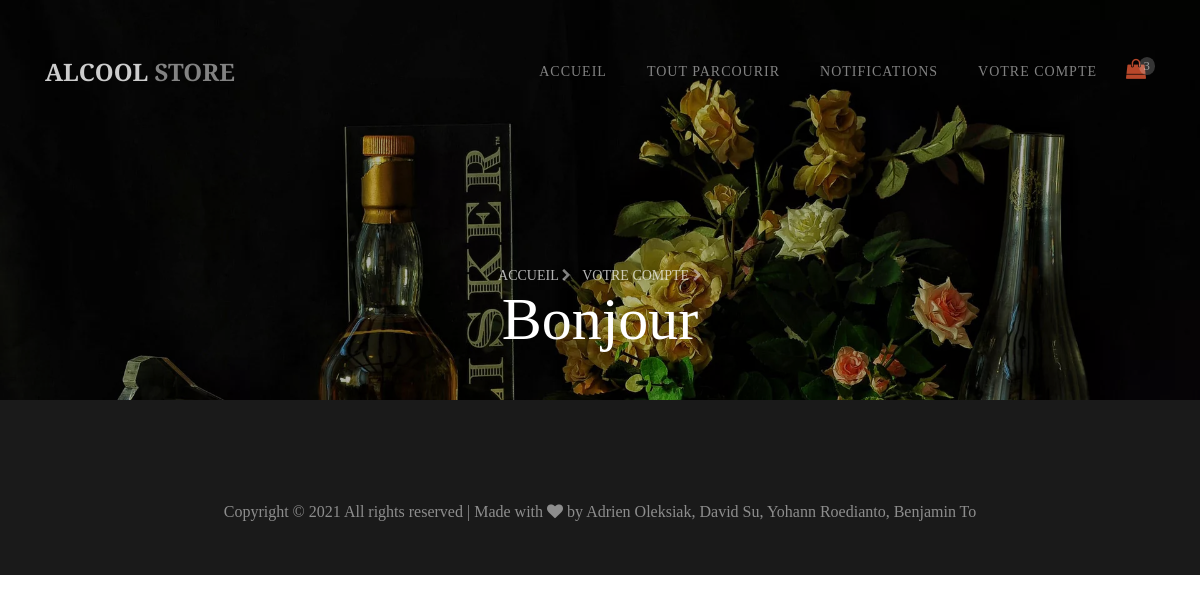
The page /compte.php on the database as committed earlier.
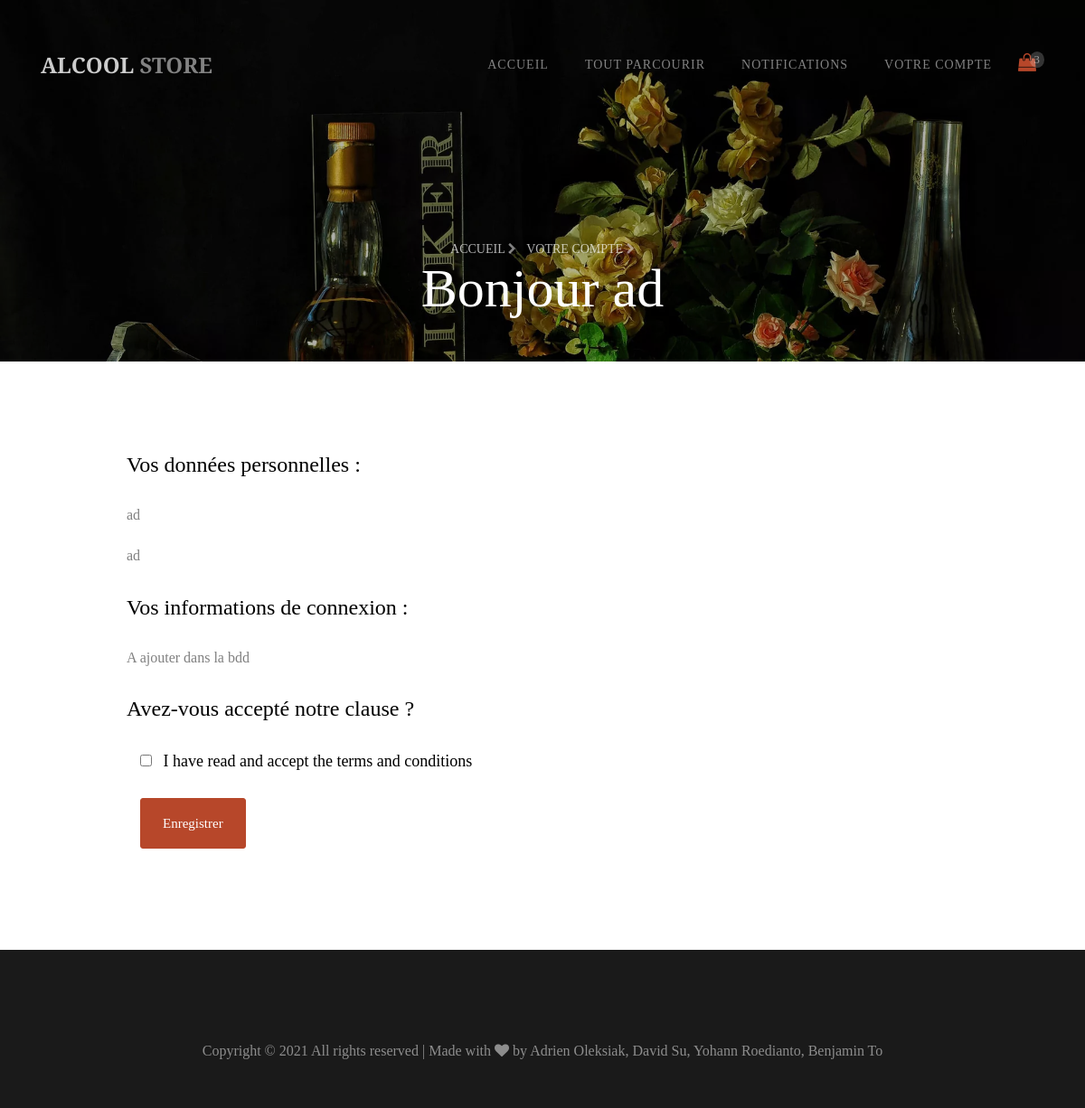
The same page on the database as committed later.
### tables this page shows
CREATE TABLE IF NOT EXISTS `acheteur` (
  `idAcheteur` int(11) NOT NULL AUTO_INCREMENT,
  `idPanier` int(11) NOT NULL,
  `nomAcheteur` varchar(255) NOT NULL,
  `prenomAcheteur` varchar(255) NOT NULL,
  `adresseAcheteur` varchar(255) NOT NULL,
  `emailAcheteur` varchar(255) NOT NULL,
  `connexion` tinyint(1) DEFAULT NULL,
  PRIMARY KEY (`idAcheteur`),
  KEY `idPanier` (`idPanier`)
);

### compte.php (the view, shortened to what this page needs)
<?php
$database = "paris shopping";
$db_handle = mysqli_connect('localhost', 'root', '');
$db_found = mysqli_select_db($db_handle, $database);
if($db_found)
{
    $visiteur="";
    $user="";
    $sql2 = "SELECT * FROM acheteur WHERE connexion = '1'";
    $result2 = mysqli_query($db_handle, $sql2);
 if(mysqli_num_rows($result2) != 0)
 {
     $visiteur.="acheteur";
     $user = mysqli_fetch_assoc($result2);
 }
}
?>
<!DOCTYPE html>
<html lang="fr">
<head>
    <link rel="stylesheet" href="https://stackpath.bootstrapcdn.com/font-awesome/4.7.0/css/font-awesome.min.css">
    <link rel="stylesheet"
    href="https://cdnjs.cloudflare.com/ajax/libs/bootstrap-select/1.13.1/css/bootstrap-select.min.css">
    <link rel="stylesheet" href="style.css" />
</head>
<body>
    <nav class="navbar navbar-expand-lg navbar-dark ftco_navbar bg-dark ftco-navbar-light" id="ftco-navbar">
        <div class="container">
            <a class="navbar-brand" href="accueil.html">Alcool <span>store</span></a>
            <div class="order-lg-last btn-group">
                <a href="panier.html" class="btn-cart dropdown-toggle dropdown-toggle-split">
                    <span class="fa fa-shopping-bag"></span>
                    <div class="d-flex justify-content-center align-items-center"><small>3</small></div>
                </a>
            </div>
        <div class="collapse navbar-collapse" id="ftco-nav">
            <ul class="navbar-nav ml-auto">
                <li class="nav-item"><a href="accueil.html" class="nav-link">Accueil</a></li>
                <li class="nav-item"><a href="parcourir.html" class="nav-link">Tout parcourir</a></li>
                <li class="nav-item	"><a href="notifications.html" class="nav-link">Notifications</a></li>
                <li class="nav-item"><a href="login.html" class="nav-link">Votre compte</a></li>
            </ul>
        </div>
    </div>
</nav>
<section class="hero-wrap hero-wrap-2" style="background-image:url(images/bg_2.webp)"
data-stellar-background-ratio="0.5">
<div class="overlay"></div>
<div class="container">
    <div class="row no-gutters slider-text align-items-end justify-content-center">
        <div class="col-md-9 ftco-animate mb-5 text-center">
            <p class="breadcrumbs mb-0"><span class="mr-2"><a href="accueil.html">Accueil <i
                class="fa fa-chevron-right"></i></a></span> <span>Votre compte <i
                    class="fa fa-chevron-right"></i></span></p>
                    <h2 class="mb-0 bread">Bonjour <?php if($visiteur=="admin"){echo $user['pseudoAdmin'];}if($visiteur=="acheteur"){echo $user['nomAcheteur'];}if($visiteur=="vendeur"){echo $user['nomVendeur'];} ?></h2>
                </div>
            </div>
        </div>
    </section>
    <?php if($visiteur == "acheteur") :?>
<section class="ftco-section">
    <div class="container">
        <div class="row justify-content-center">
            <div class="col-xl-10 ftco-animate">
              <h3 class="mb-4 billing-heading">Vos données personnelles :</h3>
              <p><?php echo $user['nomAcheteur'] ?></p>
              <p><?php echo $user['emailAcheteur'] ?></p>
              <h3 class="mb-4 mt-4 billing-heading">Vos informations de connexion :</h3>
              <p>A ajouter dans la bdd</p>
              <h3 class="mb-4 mt-4 billing-heading">Avez-vous accepté notre clause ?</h3>
              <form action="check.php" class="billing-form">
              <div class="form-group">
                                    <div class="col-md-12">
                                        <div class="checkbox">
                                            <label><input type="checkbox" value="" class="mr-2"> I have read and accept
                                                the terms and conditions</label>
                                        </div>
                                    </div>
                </div>
                <div class="col-md-12">
                                <p><button type="submit" class="btn btn-primary py-3 px-4">Enregistrer</button></p>
                            </div>
               </form>
          </div>
      </div>
  </div>
</section>
<?php endif ?>
    <footer class="ftco-footer">
        <div class="container-fluid px-0 py-5">
            <div class="container">
                <div class="row">
                    <div class="col-md-12">
                        <p class="mb-0 text-center" style="color: rgba(255,255,255,.5);">
                            Copyright &copy;
                            <script>document.write(new Date().getFullYear());</script> All rights reserved | Made with <i class="fa fa-heart color-danger" aria-hidden="true"></i> by Adrien Oleksiak, David Su, Yohann Roedianto, Benjamin To</a>
                        </p>
                    </div>
                </div>
            </div>
        </div>
    </footer>
</body>
</html>

Rows that differ between the two databases and show on the page:
added acheteur: nomAcheteur "ad", emailAcheteur "ad"
Other text that changed with them:
form field value: (not shown) → "☐"
text now shown: "Vos données personnelles : Vos informations de connexion : A ajouter dans la bdd Avez-vous accepté notre clause ? I have read and accept the terms and conditions Enregistrer"
